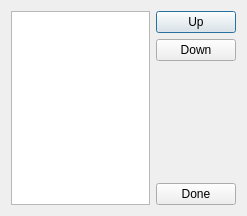
<ui version="4.0" >
 <class>InitiativeOrderDlgUi</class>
 <widget class="QDialog" name="InitiativeOrderDlgUi" >
  <property name="geometry" >
   <rect>
    <x>0</x>
    <y>0</y>
    <width>247</width>
    <height>216</height>
   </rect>
  </property>
  <property name="windowTitle" >
   <string>Dialog</string>
  </property>
  <layout class="QHBoxLayout" >
   <item>
    <widget class="QListWidget" name="_lvwNames" />
   </item>
   <item>
    <layout class="QVBoxLayout" >
     <item>
      <widget class="QPushButton" name="_btnUp" >
       <property name="text" >
        <string>Up</string>
       </property>
      </widget>
     </item>
     <item>
      <widget class="QPushButton" name="_btnDown" >
       <property name="text" >
        <string>Down</string>
       </property>
      </widget>
     </item>
     <item>
      <spacer>
       <property name="orientation" >
        <enum>Qt::Vertical</enum>
       </property>
       <property name="sizeHint" >
        <size>
         <width>20</width>
         <height>40</height>
        </size>
       </property>
      </spacer>
     </item>
     <item>
      <widget class="QPushButton" name="_btnDone" >
       <property name="text" >
        <string>Done</string>
       </property>
      </widget>
     </item>
    </layout>
   </item>
  </layout>
 </widget>
 <resources/>
 <connections>
  <connection>
   <sender>_btnDone</sender>
   <signal>clicked()</signal>
   <receiver>InitiativeOrderDlgUi</receiver>
   <slot>accept()</slot>
   <hints>
    <hint type="sourcelabel" >
     <x>198</x>
     <y>192</y>
    </hint>
    <hint type="destinationlabel" >
     <x>123</x>
     <y>107</y>
    </hint>
   </hints>
  </connection>
 </connections>
</ui>
